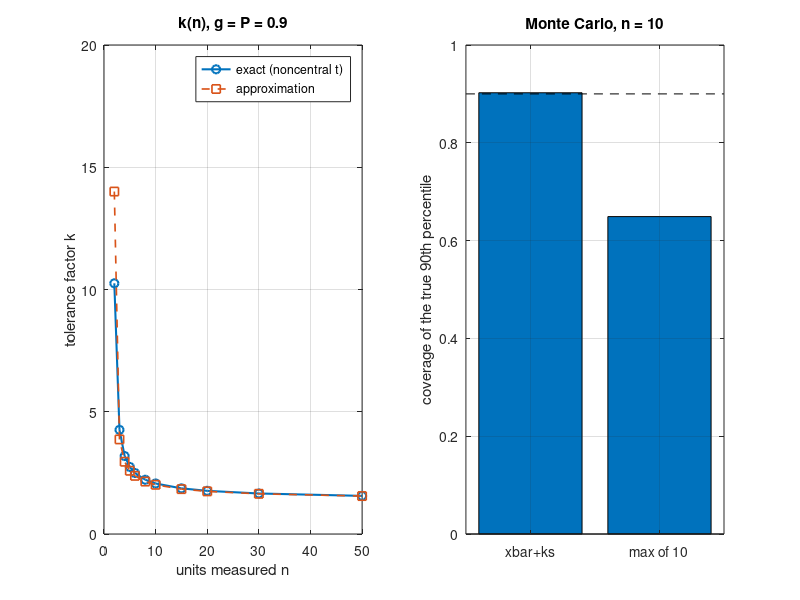

MATLAB code for this plot:
%% m36_tolerance_limit.m  Statistical maximum of acoustic output: one-sided normal tolerance limit
% Purpose : FDA's ultrasound guidance (Feb 2023, section 5.2.4.1) recommends reporting a
%           statistical maximum from the one-sided tolerance limit for normal distributions,
%           with confidence g and population proportion P of 0.9 unless justified:
%               x_stat = xbar + k*s,   k = t'^{-1}_{n-1, delta}(g) / sqrt(n),  delta = z_P*sqrt(n)
%           This script computes k exactly (numerical integration of the noncentral t),
%           compares it with the classical closed-form approximation, checks coverage by
%           Monte Carlo, and applies it to a worked MI / ISPTA.3 example with the
%           guidance's uncertainty rule (+-15 % MI, +-30 % intensities).
% Change  : g, P, nList, the example data (miBar, miS, isBar, isS), U_mi.
% Expected: k(g=P=0.9) = 4.2582 (n=3), 2.7423 (5), 2.0657 (10), 1.7652 (20), 1.6571 (30);
%           MC coverage of xbar+k*s close to 0.90; sample max of 10 covers ~0.65.
% Base MATLAB / GNU Octave only. Runtime a few seconds (about 15 s in Octave).
clear; close all; rng(1);

%% Helpers (anonymous functions only)
Phi  = @(x) 0.5*erfc(-x/sqrt(2));          % standard normal CDF
zq   = @(p) sqrt(2)*erfinv(2*p - 1);       % standard normal quantile
% CDF of the noncentral t with nu dof and noncentrality d, at t:
%   F = int_0^inf Phi(t*w/sqrt(nu) - d) f_chi(w; nu) dw   (w = sqrt(chi-square))
W       = @(nu) linspace(1e-9, sqrt(nu) + 12, 4001);                 % integration grid in w
fchi    = @(w, nu) exp((nu - 1)*log(w) - w.^2/2 - (nu/2 - 1)*log(2) - gammaln(nu/2));
nctcdf0 = @(t, nu, d) trapz(W(nu), Phi(t*W(nu)/sqrt(nu) - d) .* fchi(W(nu), nu));

%% Exact k versus n, and the approximation
g = 0.90; P = 0.90;
nList = [2 3 4 5 6 8 10 15 20 30 50];
zP = zq(P); zg = zq(g);
kEx = zeros(size(nList)); kAp = zeros(size(nList));
for i = 1:numel(nList)
  n = nList(i); nu = n - 1; d = zP*sqrt(n);
  lo = 0; hi = 80;                          % bisection on t for F(t) = g
  for it = 1:60
    mid = 0.5*(lo + hi);
    if nctcdf0(mid, nu, d) < g, lo = mid; else, hi = mid; end
  end
  kEx(i) = 0.5*(lo + hi)/sqrt(n);
  a = 1 - zg^2/(2*(n - 1)); b = zP^2 - zg^2/n;
  kAp(i) = (zP + sqrt(zP^2 - a*b))/a;
end
fprintf('One-sided normal tolerance factor, g = %.2f, P = %.2f (z_P = %.4f)\n', g, P, zP);
fprintf('   n    k exact   k approx   approx error\n');
for i = 1:numel(nList)
  fprintf('%4d   %8.4f   %8.4f   %+6.1f %%\n', nList(i), kEx(i), kAp(i), 100*(kAp(i)/kEx(i) - 1));
end

%% Monte Carlo coverage check (n = 10)
n = 10; k10 = kEx(nList == 10); trials = 20000;
x = randn(n, trials);                      % unit normal production population
xbar = mean(x, 1); s = std(x, 0, 1);
x90 = zP;                                  % true 90th percentile
covTol = mean(xbar + k10*s >= x90);
covMax = mean(max(x, [], 1) >= x90);
fprintf('\nMonte Carlo, n = %d, %d trials:\n', n, trials);
fprintf('  P(xbar + k s >= true P-quantile) = %.3f   (target g = %.2f)\n', covTol, g);
fprintf('  P(sample max  >= true P-quantile) = %.3f   (theory 1 - 0.9^%d = %.3f)\n', covMax, n, 1 - 0.9^n);

%% Worked example: MI and ISPTA.3 statistical maxima, uncertainty rule
miBar = 1.62; miS = 0.06;                  % MI over n probes (illustrative)
isBar = 420;  isS = 45;                    % ISPTA.3 in mW/cm^2 (illustrative)
k3 = kEx(nList == 3);
fprintf('\nWorked example (illustrative data):\n');
fprintf('  MI:      n=10 -> %.3f ; n=3 -> %.3f   (Track 3 limit 1.9, or ISPPA.3 <= 190 W/cm^2)\n', miBar + k10*miS, miBar + k3*miS);
fprintf('  ISPTA.3: n=10 -> %.0f ; n=3 -> %.0f mW/cm^2   (limit 720)\n', isBar + k10*isS, isBar + k3*isS);
U_mi = 20;                                 % your expanded uncertainty on MI, percent
excess = max(0, U_mi - 15);
fprintf('  MI uncertainty %d %% vs FDA estimate 15 %%: limit reduced by %d %% -> %.3f\n', U_mi, excess, 1.9*(1 - excess/100));

%% Figure
figure('Color', 'w');
subplot(1, 2, 1);
plot(nList, kEx, 'o-', 'LineWidth', 1.5); hold on;
plot(nList, kAp, 's--', 'LineWidth', 1.2);
xlabel('units measured n'); ylabel('tolerance factor k');
title('k(n), g = P = 0.9'); legend('exact (noncentral t)', 'approximation'); grid on;
subplot(1, 2, 2);
bar([covTol covMax]); set(gca, 'XTickLabel', {'xbar+ks', 'max of 10'});
hold on; plot([0.5 2.5], [g g], 'k--');
ylabel('coverage of the true 90th percentile'); title('Monte Carlo, n = 10'); ylim([0 1]); grid on;
